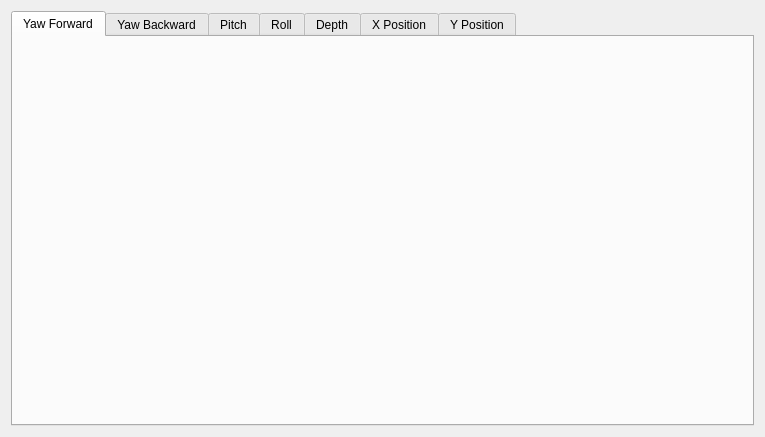
<?xml version="1.0" encoding="UTF-8"?>
<ui version="4.0">
 <class>Form</class>
 <widget class="QWidget" name="Form">
  <property name="geometry">
   <rect>
    <x>0</x>
    <y>0</y>
    <width>765</width>
    <height>437</height>
   </rect>
  </property>
  <property name="windowTitle">
   <string>Form</string>
  </property>
  <layout class="QVBoxLayout" name="verticalLayout_2">
   <item>
    <layout class="QVBoxLayout" name="verticalLayout" stretch="0">
     <property name="sizeConstraint">
      <enum>QLayout::SetFixedSize</enum>
     </property>
     <item>
      <widget class="QTabWidget" name="tabWidget">
       <property name="currentIndex">
        <number>0</number>
       </property>
       <widget class="QWidget" name="pitchForward">
        <attribute name="title">
         <string>Yaw Forward</string>
        </attribute>
        <layout class="QGridLayout" name="gridLayout_14">
         <item row="0" column="0">
          <layout class="QVBoxLayout" name="verticalLayout_4"/>
         </item>
        </layout>
       </widget>
       <widget class="QWidget" name="tab_2">
        <attribute name="title">
         <string>Yaw Backward</string>
        </attribute>
        <layout class="QGridLayout" name="gridLayout_3">
         <item row="0" column="0">
          <layout class="QVBoxLayout" name="verticalLayout_5"/>
         </item>
        </layout>
       </widget>
       <widget class="QWidget" name="tab">
        <attribute name="title">
         <string>Pitch</string>
        </attribute>
        <layout class="QGridLayout" name="gridLayout_5">
         <item row="0" column="0">
          <layout class="QVBoxLayout" name="verticalLayout_6"/>
         </item>
        </layout>
       </widget>
       <widget class="QWidget" name="tab_3">
        <attribute name="title">
         <string>Roll</string>
        </attribute>
        <layout class="QGridLayout" name="gridLayout_7">
         <item row="0" column="0">
          <layout class="QVBoxLayout" name="verticalLayout_7"/>
         </item>
        </layout>
       </widget>
       <widget class="QWidget" name="tab_4">
        <attribute name="title">
         <string>Depth</string>
        </attribute>
        <layout class="QGridLayout" name="gridLayout_9">
         <item row="0" column="0">
          <layout class="QVBoxLayout" name="verticalLayout_8"/>
         </item>
        </layout>
       </widget>
       <widget class="QWidget" name="tab_5">
        <attribute name="title">
         <string>X Position</string>
        </attribute>
        <layout class="QGridLayout" name="gridLayout_11">
         <item row="0" column="0">
          <layout class="QVBoxLayout" name="verticalLayout_9"/>
         </item>
        </layout>
       </widget>
       <widget class="QWidget" name="tab_6">
        <attribute name="title">
         <string>Y Position</string>
        </attribute>
        <layout class="QGridLayout" name="gridLayout_13">
         <item row="0" column="0">
          <layout class="QVBoxLayout" name="verticalLayout_10"/>
         </item>
        </layout>
       </widget>
      </widget>
     </item>
    </layout>
   </item>
  </layout>
 </widget>
 <resources/>
 <connections/>
</ui>
